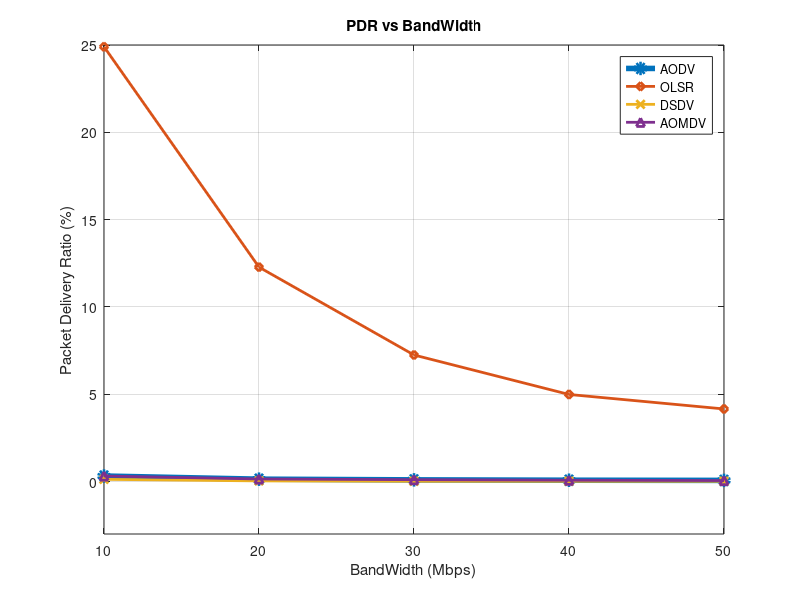

Reproduce this figure in MATLAB.
clc;
clear;
close all;

% X-axis values
band = [10 20 30 40 50];

% Y-axis values
AODV  = [0.32 0.14 0.10 0.08 0.07];
OLSR  = [24.90 12.28 7.25 4.99 4.16];
DSDV  = [0.13 0.04 0.02 0.02 0.02];
AOMDV = [0.32 0.15 0.11 0.08 0.06];

% Plotting
figure;

plot(band, AODV, '-o', 'LineWidth', 4); hold on;
plot(band, OLSR, '-d', 'LineWidth', 2);
plot(band, DSDV, '-x', 'LineWidth', 2);
plot(band, AOMDV, '-^', 'LineWidth', 2);

% Labels and Title
xlabel('BandWidth (Mbps)');
ylabel('Packet Delivery Ratio (%)');
title('PDR vs BandWidth');

% Legend
legend('AODV','OLSR','DSDV','AOMDV','Location','best');

% Grid
grid on;

% Axis limits (optional for better match)
ylim([-3 25]);

hold off;
